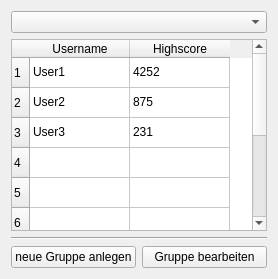
              <widget class="QWidget" name="tabGroups">
               <attribute name="title">
                <string>Gruppen</string>
               </attribute>
               <layout class="QGridLayout" name="gridLayout_5">
                <item row="0" column="0">
                 <layout class="QGridLayout" name="gridMainScoreboard_2">
                  <item row="3" column="1">
                   <widget class="QPushButton" name="pushButton_3">
                    <property name="text">
                     <string>Gruppe bearbeiten</string>
                    </property>
                   </widget>
                  </item>
                  <item row="1" column="0" colspan="2">
                   <widget class="QTableWidget" name="tableWidget_2">
                    <row>
                     <property name="text">
                      <string>1</string>
                     </property>
                    </row>
                    <row>
                     <property name="text">
                      <string>2</string>
                     </property>
                    </row>
                    <row>
                     <property name="text">
                      <string>3</string>
                     </property>
                    </row>
                    <row>
                     <property name="text">
                      <string>4</string>
                     </property>
                    </row>
                    <row>
                     <property name="text">
                      <string>5</string>
                     </property>
                    </row>
                    <row>
                     <property name="text">
                      <string>6</string>
                     </property>
                    </row>
                    <row>
                     <property name="text">
                      <string>7</string>
                     </property>
                    </row>
                    <row>
                     <property name="text">
                      <string>8</string>
                     </property>
                    </row>
                    <row>
                     <property name="text">
                      <string>9</string>
                     </property>
                    </row>
                    <row>
                     <property name="text">
                      <string>10</string>
                     </property>
                    </row>
                    <column>
                     <property name="text">
                      <string>Username</string>
                     </property>
                    </column>
                    <column>
                     <property name="text">
                      <string>Highscore</string>
                     </property>
                    </column>
                    <item row="0" column="0">
                     <property name="text">
                      <string>User1</string>
                     </property>
                    </item>
                    <item row="0" column="1">
                     <property name="text">
                      <string>4252</string>
                     </property>
                    </item>
                    <item row="1" column="0">
                     <property name="text">
                      <string>User2</string>
                     </property>
                    </item>
                    <item row="1" column="1">
                     <property name="text">
                      <string>875</string>
                     </property>
                    </item>
                    <item row="2" column="0">
                     <property name="text">
                      <string>User3</string>
                     </property>
                    </item>
                    <item row="2" column="1">
                     <property name="text">
                      <string>231</string>
                     </property>
                    </item>
                   </widget>
                  </item>
                  <item row="0" column="0" colspan="2">
                   <widget class="QComboBox" name="comboBox_4">
                    <property name="placeholderText">
                     <string>Sortieren nach</string>
                    </property>
                   </widget>
                  </item>
                  <item row="2" column="0" colspan="2">
                   <widget class="Line" name="line_4">
                    <property name="orientation">
                     <enum>Qt::Horizontal</enum>
                    </property>
                   </widget>
                  </item>
                  <item row="3" column="0">
                   <widget class="QPushButton" name="pushButton_2">
                    <property name="text">
                     <string>neue Gruppe anlegen</string>
                    </property>
                   </widget>
                  </item>
                 </layout>
                </item>
               </layout>
              </widget>
